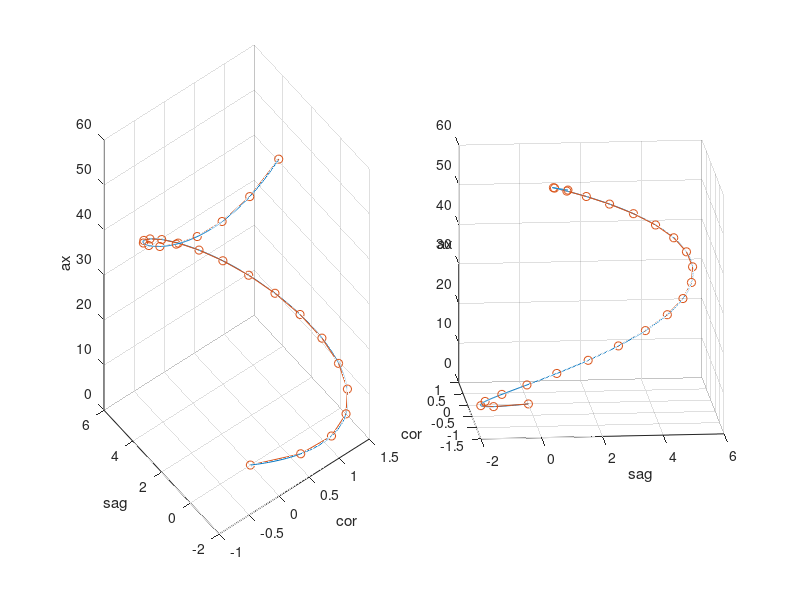

MATLAB code for this plot: (Note: this script raises an error after producing the figure.)
% test metrics on a scoliosis-like 3D polynomial 

%% build a random scoliotic spine-like curve 

tmax = 58; max_kyphotic_imbalance = .05; max_lordotic_imbalance = .01;
coeffs_cor = [-.0123; .00015; 0] + [.0001;.000001;.0000001].*randn(3,1); 
    c1 = -(tmax.^(2:4))*coeffs_cor/tmax; 
    coeffs_cor = [max_lordotic_imbalance*randn + c1; coeffs_cor];
%coeffs_cor = zeros(4,1);
coeffs_sag = [.074592; -.002004; .000016] + [.001;.00001;.0000001].*randn(3,1);
    c1 = -(tmax.^(2:4))*coeffs_sag/tmax; 
    coeffs_sag = [max_kyphotic_imbalance*randn + c1; coeffs_sag];

r = @(t) [(t.^(1:4))*coeffs_cor, (t.^(1:4))*coeffs_sag, t];
dr = @(t) [((1:4).*t.^(0:3))*coeffs_cor, ((1:4).*t.^(0:3))*coeffs_sag, ones(size(t))];
ddr = @(t) [((0:3).*(1:4).*t.^[0 0:2])*coeffs_cor, ...
    ((0:3).*(1:4).*t.^[0 0:2])*coeffs_sag, zeros(size(t))];
dddr = @(t) [([0 0:2].*(0:3).*(1:4).*t.^[0 0 0:1])*coeffs_cor, ...
    ([0 0:2].*(0:3).*(1:4).*t.^[0 0 0:1])*coeffs_sag, zeros(size(t))];

ds = @(t) arrayfun(@(tt) norm(dr(tt)), t);
smax = integral(ds, 0, tmax);

numvertebrae = 24;
coarse_s = linspace(0, smax, numvertebrae)'; 
coarse = linspace(0, tmax, numvertebrae)';
fine = (0:.1:tmax)';
discrete_approx_coarse = r(coarse);
discrete_approx_fine = r(fine);

figure('Position', [50 100 1400 800]);
ax(1) = subplot(1, 2, 1);
plot3(discrete_approx_fine(:,1), discrete_approx_fine(:,2), discrete_approx_fine(:,3)); hold on;
plot3(discrete_approx_coarse(:,1), discrete_approx_coarse(:,2), discrete_approx_coarse(:,3), '-o');
grid on;
xlabel('cor'); ylabel('sag'); zlabel('ax');
ax(2) = subplot(1, 2, 2);
plot3(discrete_approx_fine(:,2), -discrete_approx_fine(:,1), discrete_approx_fine(:,3)); hold on;
plot3(discrete_approx_coarse(:,2), -discrete_approx_coarse(:,1), discrete_approx_coarse(:,3), '-o');
grid on;
xlabel('sag'); ylabel('cor'); zlabel('ax');
linkprop(ax, {'CameraPosition', 'CameraUpVector', 'PlotBoxAspectRatio'});
clear ax;

%% get Writhe estimates 

Writhe = integral2(@(x,y) ddWr(x, y, r, r, dr, dr), 0,tmax,0,tmax,...
    'Method', 'iterated')/(4*pi)
botWrithe = integral2(@(x,y) ddWr(x, y, r, r, dr, dr), 0,tmax/2,0,tmax/2,...
    'Method', 'iterated')/(4*pi)
topWrithe = integral2(@(x,y) ddWr(x, y, r, r, dr, dr), tmax/2,tmax,tmax/2,tmax,...
    'Method', 'iterated')/(4*pi)

Writhe_diff_est_coarse = getWrithe(discrete_approx_coarse);
Writhe_levitt_est_coarse = levittWrithe(discrete_approx_coarse);
Writhe_diff_est_fine = getWrithe(discrete_approx_fine);
Writhe_levitt_est_fine = levittWrithe(discrete_approx_fine);

figure; bar([Writhe, Writhe_diff_est_coarse, Writhe_levitt_est_coarse, ...
    Writhe_diff_est_fine, Writhe_levitt_est_fine]);
xticklabels({'integral2', 'coarse diff', 'coarse levitt', 'fine diff', 'fine levitt'});
grid on;
xlabel('Estimation Method'); ylabel('Writhe Estimate'); 
title('Comparing methods of estimating Writhe');

%% get Torsion estimates 

total_Torsion = integral(@(t) torsion(t, dr, ddr, dddr), 0,tmax)
Torsion_coarse = torsion(coarse, dr, ddr, dddr);
Torsion_fine = torsion(fine, dr, ddr, dddr);
Torsion_diff_est_coarse = getTorsion(discrete_approx_coarse);
Torsion_diff_est_fine = getTorsion(discrete_approx_fine);

q = 3; 
vertebrae = (1+q):(numvertebrae-q);
concavities = zeros(size(vertebrae));
concavity_true = ddr(fine);
concavity_true = diag(concavity_true*concavity_true').^.5;
    Torsion_lewiner_coarse = zeros(size(vertebrae));
    for vertebra = vertebrae
        [Torsion_lewiner_coarse(vertebra-q),~,concavity] = ...
            lewinerTorsion(discrete_approx_coarse, vertebra, q);
        concavities(vertebra-q) = norm(concavity);
    end
    
figure('Position', [50 100 700 800]); 
ax(1) = subplot(2,1,1);
plot(vertebrae, Torsion_lewiner_coarse);
hold on; plot(fine*numvertebrae/tmax, Torsion_fine); 
plot(fine*numvertebrae/tmax, Torsion_diff_est_fine);
plot(coarse*numvertebrae/tmax, Torsion_diff_est_coarse); grid on;
legend('lewiner', 'actual', 'fine diff est', 'coarse diff est', 'Location', 'southwest');
xlabel('vertebra'); ylabel('torsion');
title('Comparing methods of estimating Torsion');
ax(2) = subplot(2,1,2); 
plot(vertebrae, concavities); grid on; hold on; 
plot(fine*numvertebrae/tmax, concavity_true);
xlabel('vertebra'); ylabel('|| d^2r / dt^2 ||'); 
title('Second derivative');
legend('Lewiner', 'actual');
linkaxes(ax, 'x'); clear ax;

%[~, neutral] = min(concavities); neutral = vertebrae(neutral);
%[~, neutral_true] = min(concavity_true); neutral_true = fine(neutral_true);
neutral = (concavities(2:(end-1)) < concavities(1:(end-2))) & ...
    (concavities(2:(end-1)) < concavities(3:end)); 
neutral = find([0 neutral]); neutral = vertebrae(neutral);
ct = concavity_true'; 
neutral_true = (ct(2:(end-1)) < ct(1:(end-2))) & (ct(2:(end-1)) < ct(3:end));
neutral_true = find([0 neutral_true]);
while (length(neutral_true) > length(neutral))
    [~, elim] = max(ct(neutral_true)); elim = neutral_true(elim);
    ct = ct([1:(elim-1) (elim+1):end]);
    neutral_true = (ct(2:17) < ct(1:16)) & (ct(2:17) < ct(3:18));
    neutral_true = find([0 neutral_true]);
end
neutral_true = fine(neutral_true)';

tdc = Torsion_diff_est_coarse; 
neutral_diff = (tdc(2:(end-1)) < tdc(1:(end-2))) & (tdc(2:(end-1)) < tdc(3:end));
neutral_diff = find([0 neutral_diff]);
while (length(neutral_diff) > length(neutral))
    [~, elim] = max(tdc(neutral_coarse)); elim = neutral_coarse(elim);
    tdc = tdc([1:(elim-1) (elim+1):end]);
    neutral_diff = (tdc(2:(end-1)) < tdc(1:(end-2))) & (tdc(2:(end-1)) < tdc(3:end));
    neutral_diff = find([0 neutral_diff]);
end

[~, apex] = max(concavities); apex = vertebrae(apex);
q = abs(apex - neutral); q = min(q, numvertebrae-neutral);

torsion_kadoury = arrayfun(@(i) lewinerTorsion(discrete_approx_coarse, ...
    neutral(i), q(i)), 1:length(q));
torsion_actual = arrayfun(@(v) torsion(v, dr, ddr, dddr), neutral_true);
torsion_diff = Torsion_diff_est_coarse(neutral_diff);

figure; bar([torsion_actual; torsion_diff; torsion_kadoury]);
xticklabels({'actual', 'coarse diff', 'kadoury'});
grid on;
xlabel('Estimation Method'); ylabel('Torsion Estimates'); 
title('Comparing methods of estimating Torsion');

%% get accuracies 


%% supporting functions 
function tau = torsion(t, dr, ddr, dddr)
    tau = zeros(size(t));
    for j = 1:length(t)
        tt = t(j);
        cx = cross(dr(tt), ddr(tt));
        if norm(cx)
            tau(j) = -cx*dddr(tt)' / (norm(cx)^2);
        end
    end
end

    function ddWr_ = ddWr(t1, t2, r1, r2, dr1, dr2)
        t1 = t1'; t2 = t2';
        r12 = r1(t1) - r2(t2);
        if length(t1) <= length(t2)
            sz = size(t1); imax = length(t1);
        else
            sz = size(t2); imax = length(t2);
        end
        ddWr_ = zeros(sz);
        for i = 1:imax
            tt1 = t1(i); tt2 = t2(i); rr12 = r12(i,:);
            if norm(rr12)
                ddWr_(i) = (cross(dr1(tt1), dr2(tt2)) * rr12')/( norm(rr12)^3 );
            else
                ddWr_(i) = 0;
            end
        end
        ddWr_ = ddWr_';
        %figure; plot3(t1, t2, ddWr_, '.'); grid on; xlabel('t1'); ylabel('t2');
    end